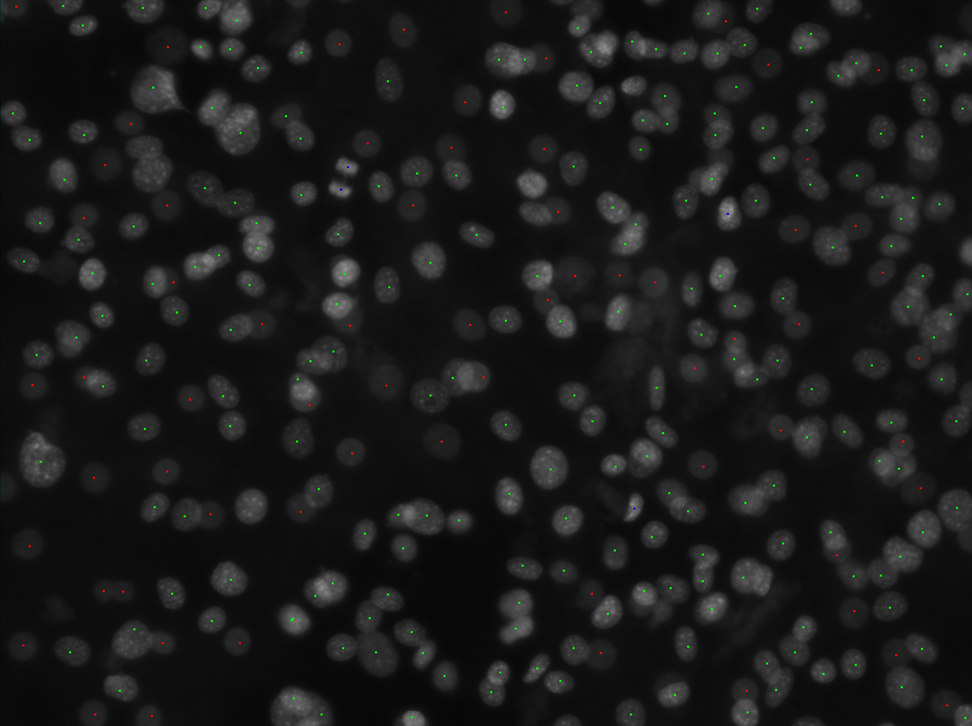
%> input picture deneme dataset1/A07_s4.png, 972 x 726 px, shrunk from 1392 x 1040 before the run
$ octave --eval "result = myimfcn1(imread('A07_s4.png'));"   (GNU Octave 9; MATLAB toolbox functions it lacks are replaced by stand-ins)
%> lines starting %> are read from the running program, lines starting %| are printed output that depends on the picture
function res=myimfcn1(im)
im = imread('ADSASS092408-GHAD2-D6-20x_A01_s2_w102757319-E524-42CB-9884-F1608FFBD7EF.png');
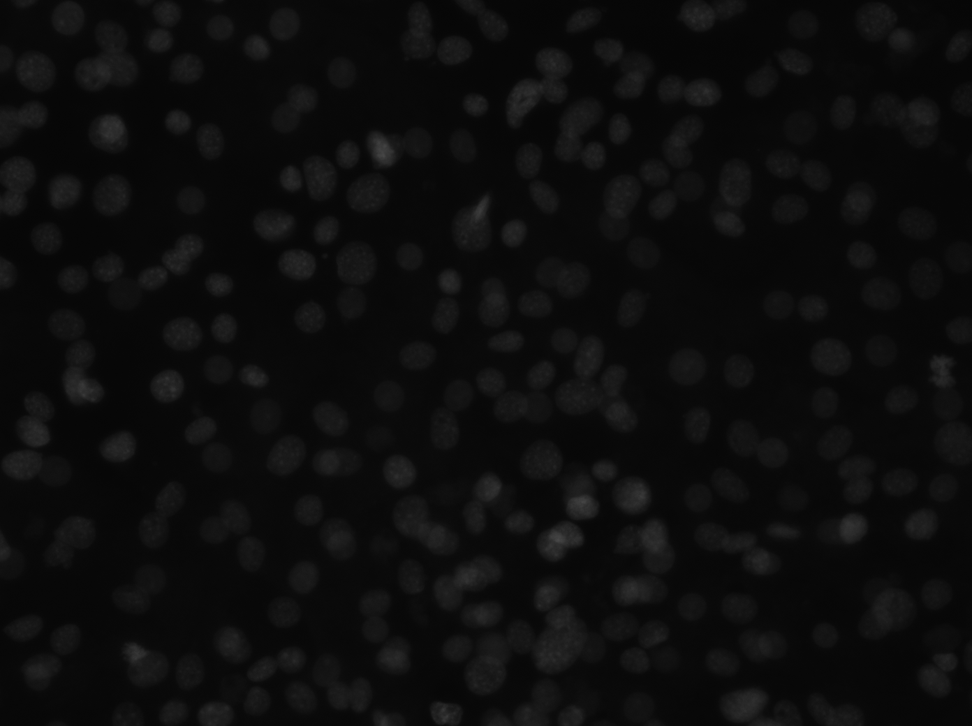
%> input picture deneme dataset1/ADSASS092408-GHAD2-D6-20x_A01_s2_w102757319-E524-42CB-9884-F1608FFBD7EF.png, 972 x 726 px, shrunk from 1392 x 1040 before the run
%> im is the input picture: size 726x972 uint8; min 6, max 72, mean 12.9


imadj=imadjust(im,[10/255 80/255]);
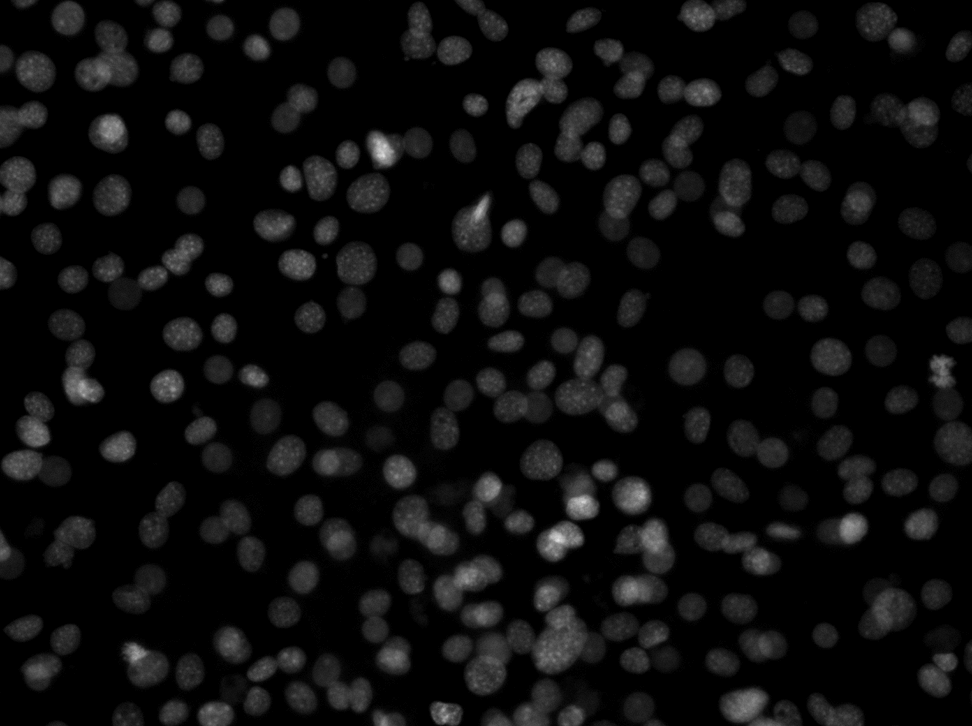
%> imadj: size 726x972 uint8; min 0, max 226, mean 13.9
imsha=imsharpen(imadj);

im(find(im<20))=0;
im2=double(im).^1.117;

%> (the run ends here)
